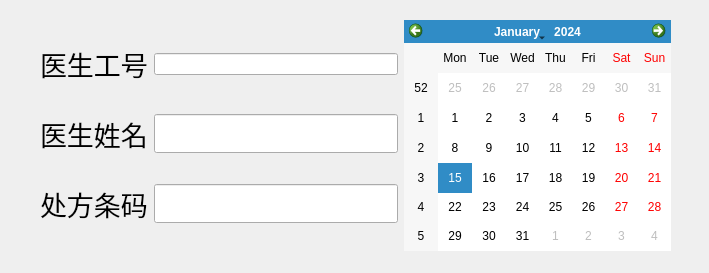
<?xml version="1.0" encoding="UTF-8"?>
<ui version="4.0">
 <class>count</class>
 <widget class="QWidget" name="count">
  <property name="geometry">
   <rect>
    <x>0</x>
    <y>0</y>
    <width>709</width>
    <height>273</height>
   </rect>
  </property>
  <property name="windowTitle">
   <string>工作量统计</string>
  </property>
  <widget class="QWidget" name="">
   <property name="geometry">
    <rect>
     <x>40</x>
     <y>20</y>
     <width>631</width>
     <height>231</height>
    </rect>
   </property>
   <layout class="QHBoxLayout" name="horizontalLayout_4">
    <item>
     <layout class="QVBoxLayout" name="verticalLayout">
      <item>
       <layout class="QHBoxLayout" name="horizontalLayout">
        <item>
         <widget class="QLabel" name="label">
          <property name="font">
           <font>
            <pointsize>20</pointsize>
           </font>
          </property>
          <property name="text">
           <string>医生工号</string>
          </property>
         </widget>
        </item>
        <item>
         <widget class="QLineEdit" name="lineEdit"/>
        </item>
       </layout>
      </item>
      <item>
       <layout class="QHBoxLayout" name="horizontalLayout_2">
        <item>
         <widget class="QLabel" name="label_2">
          <property name="font">
           <font>
            <pointsize>20</pointsize>
           </font>
          </property>
          <property name="text">
           <string>医生姓名</string>
          </property>
         </widget>
        </item>
        <item>
         <widget class="QLineEdit" name="lineEdit_2">
          <property name="font">
           <font>
            <pointsize>20</pointsize>
           </font>
          </property>
         </widget>
        </item>
       </layout>
      </item>
      <item>
       <layout class="QHBoxLayout" name="horizontalLayout_3">
        <item>
         <widget class="QLabel" name="label_3">
          <property name="font">
           <font>
            <pointsize>20</pointsize>
           </font>
          </property>
          <property name="text">
           <string>处方条码</string>
          </property>
         </widget>
        </item>
        <item>
         <widget class="QLineEdit" name="lineEdit_3">
          <property name="font">
           <font>
            <pointsize>20</pointsize>
           </font>
          </property>
         </widget>
        </item>
       </layout>
      </item>
     </layout>
    </item>
    <item>
     <widget class="QCalendarWidget" name="calendarWidget"/>
    </item>
   </layout>
  </widget>
 </widget>
 <resources/>
 <connections/>
</ui>
